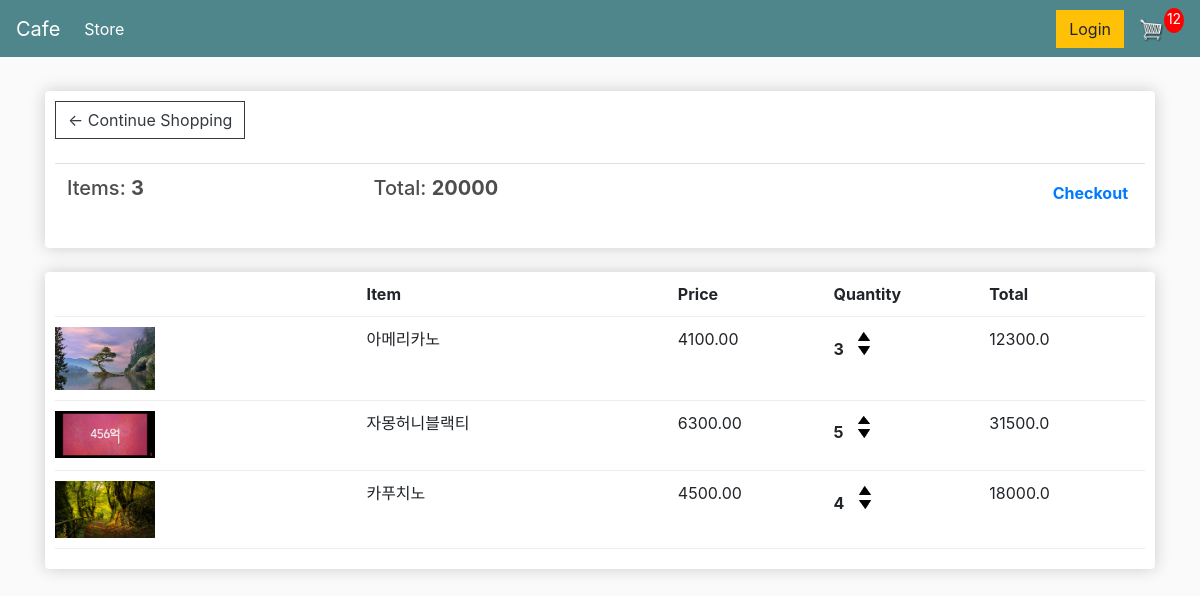
The app's page /cart/ (signed in), older data.
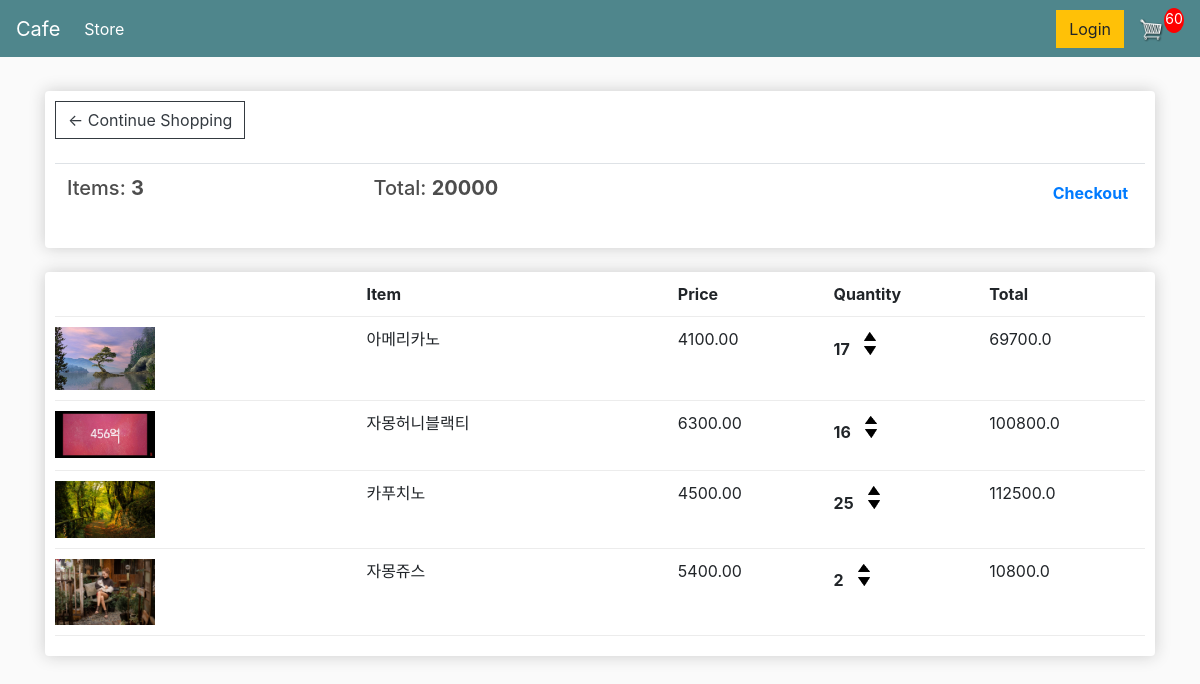
The same page, newer data.
### store/models.py (models this page shows, shortened)
class OrderItem(models.Model):
	product = models.ForeignKey(Product, on_delete=models.SET_NULL, null=True)
	order = models.ForeignKey(Order, on_delete=models.SET_NULL, null=True)
	quantity = models.IntegerField(default=0, null=True, blank=True)
	date_added = models.DateTimeField(auto_now_add=True)
	@property
	def get_total(self):
		total = self.product.price * self.quantity
		return total

class Product(models.Model):
	name = models.CharField(max_length=200)
	price = models.FloatField()
	digital = models.BooleanField(default=False,null=True, blank=True)
	image = models.ImageField(null=True, blank=True)
	@property
	def imageURL(self):
		try:
			url = self.image.url
		except:
			url = ''
		return url

### store/views.py (the view)
# urls.py: path('cart/', views.cart, name="cart"),
def cart(request):
    if request.user.is_authenticated:
        customer = request.user.customer
        order, created = Order.objects.get_or_create(customer=customer, complete=False)
        items = order.orderitem_set.all()
        cartItems = order.get_cart_items
    else:
        items = []
        order = {'get_cart_total':0, 'get_cart_items':0}
        cartItems = order['get_cart_items']
    context = {'items':items, 'order':order, 'cartItems':cartItems}
    return render(request, 'store/cart.html', context)

### store/models.py (called while the page is built)
	@property
	def get_cart_items(self):
		orderitems = self.orderitem_set.all()
		total = sum([item.quantity for item in orderitems])
		return total

### store/templates/store/cart.html
{% extends 'store/main.html' %}
{% load static %}
{% block content %}
<div class="row">
    <div class="col-lg-12">
        <div class="box-element">
            <a class='btn btn-outline-dark' href="{% url 'store' %}">&#x2190; Continue Shopping</a>
            <br>
            <br>
            <table class="table">
                <tr>
                    <th><h5>Items: <strong>3</strong></h5></th>
                    <th><h5>Total: <strong>20000</strong></h5></th>
                    <th>
                        <a style="float:right;margin: 5px;" href="{% url 'checkout' %}">Checkout</a>
                    </th>
                </tr>
            </table>
        </div>
        <br>
        <div class="box-element">
            <div class="cart-row">
                <div style="flex:2"></div>
                <div style="flex:2"><strong>Item</strong></div>
                <div style="flex:1"><strong>Price</strong></div>
                <div style="flex:1"><strong>Quantity</strong></div>
                <div style="flex:1"><strong>Total</strong></div>
            </div>
            {% for item in items %}
            <div class="cart-row">
                <div style="flex:2"><img class="row-image" src="{{item.product.imageURL}}"></div>
                <div style="flex:2"><p>{{item.product.name}}</p></div>
                <div style="flex:1"><p>{{item.product.price|floatformat:2}}</p></div>
                <div style="flex:1">
                    <p class="quantity">{{item.quantity}}</p>
                    <div class="quantity">
                        <img data-product={{item.product.id}} data-action="add" class="chg-quantity update-cart" src="{% static  'images/arrow-up.png' %}">
                        <img data-product={{item.product.id}} data-action="remove" class="chg-quantity update-cart" src="{% static  'images/arrow-down.png' %}">
                    </div>
                </div>
                <div style="flex:1"><p>{{item.get_total}}</p></div>
            </div>
            {% endfor %}
        </div>
    </div>
</div>
{% endblock content %}

### store/templates/store/main.html (shortened to what this page needs)
<!DOCTYPE html>
{% load static %}
<html lang="en">
<head>
    <link rel="stylesheet" href="https://stackpath.bootstrapcdn.com/bootstrap/4.4.1/css/bootstrap.min.css"
>
    <link rel="stylesheet" type="text/css" href="{% static 'css/main.css' %}">
</head>
<body>
    <nav class="navbar navbar-expand-lg navbar-dark bg-dark">
        <a class="navbar-brand" href="{% url 'store' %}">Cafe</a>
        <div class="collapse navbar-collapse" id="navbarSupportedContent">
            <ul class="navbar-nav mr-auto">
                <li class="nav-item active">
                    <a class="nav-link" href="{% url 'store' %}">Store<span class="sr-only">(current)</span></a>
                </li>
            </ul>
            <div class="form-inline my-2 my-lg-0">
                <a href="#" class="btn btn-warning">Login</a>
                <a href="{% url 'cart' %}">
                    <img id="cart-icon" width=30px src="{% static 'images/cart.png' %}"></a>
                <p id="cart-total">{{cartItems}}</p>
            </div>
        </div>
    </nav>
    <div class="container">
        <br>
        {% block content %}
        {% endblock content %}
    </div>
</body>
</html>

### static/css/main.css (style rules this page uses)
body { background-color: hsl(0, 0%, 98%); }
h1,h2,h3,h4,h5,h6 { color:hsl(0, 0%, 30%); }
.box-element { box-shadow:hsl(0, 0%, 80%) 0 0 16px; background-color: #fff; border-radius: 4px; padding: 10px; }
.bg-dark { background-color: #4f868c!important; }
#cart-icon { width:25px; display: inline-block; margin-left: 15px; }
#cart-total { display: block; text-align: center; color:#fff; background-color: red; width: 20px; height: 25px; border-radius: 50%; font-size: 14px; }
.col-lg-4, .col-lg-6, .col-lg-8, .col-lg-12 { margin-top: 10px; }
.btn { border-radius: 0; }
.row-image { width: 100px; }
.cart-row { display: flex; align-items: flex-stretch; padding-bottom: 10px; margin-bottom: 10px; border-bottom: 1px solid #ececec; }
.quantity { display: inline-block; font-weight: 700; padding-right:10px; }
.chg-quantity { width: 12px; cursor: pointer; display: block; margin-top: 5px; transition:.1s; }

Row changes from the older to the newer data that the page shows:
changed OrderItem "아메리카노": quantity "3" → "17"; get_total "12300.0" → "69700.0"
changed OrderItem "자몽허니블랙티": quantity "5" → "16"; get_total "31500.0" → "100800.0"
changed OrderItem "카푸치노": quantity "4" → "25"; get_total "18000.0" → "112500.0"
added OrderItem: product.imageURL (picture), product.name "자몽쥬스", product.price "5400.00", quantity "2", get_total "10800.0"
Text that changed along with them:
{{ cartItems }}: "12" → "60"
